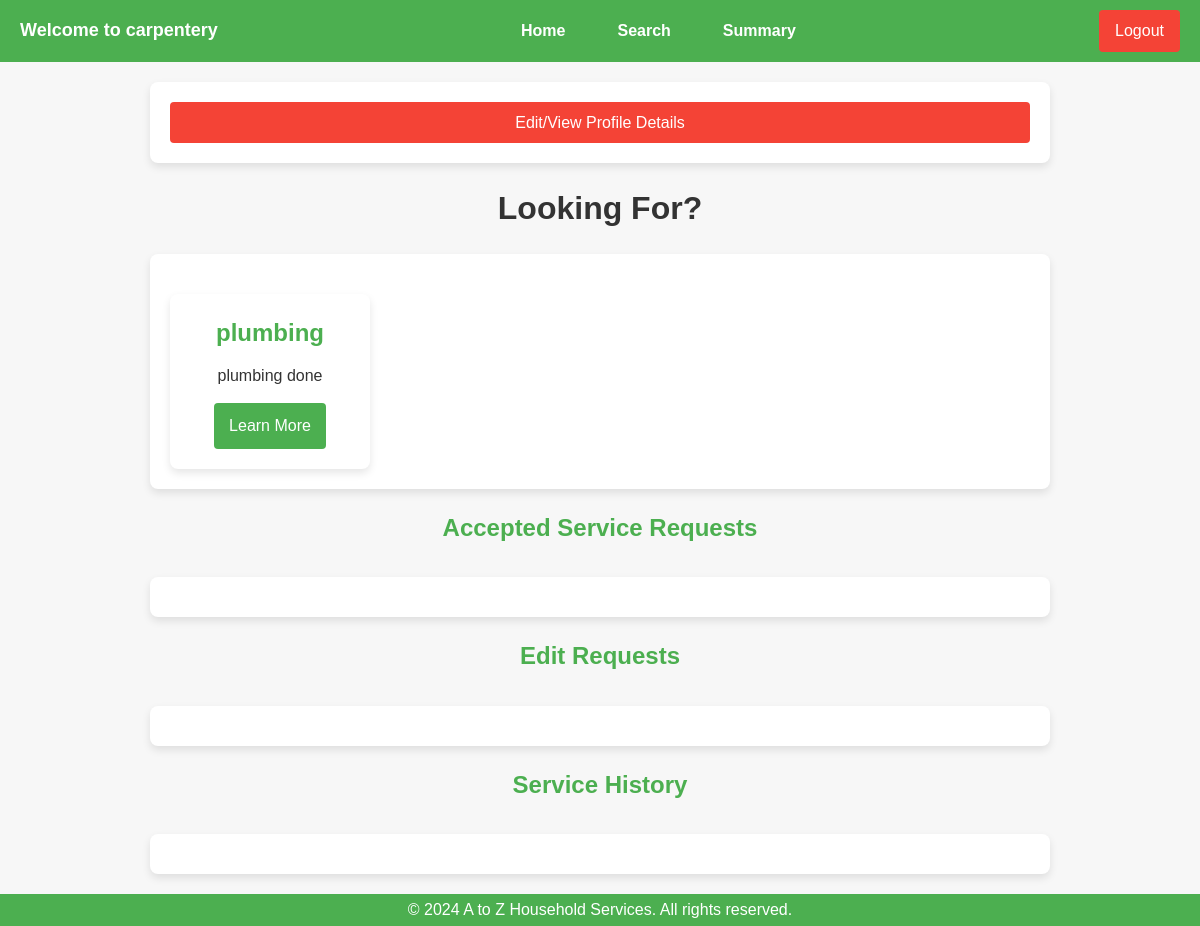
The app's page /dashboard/3/carpentery, older data.
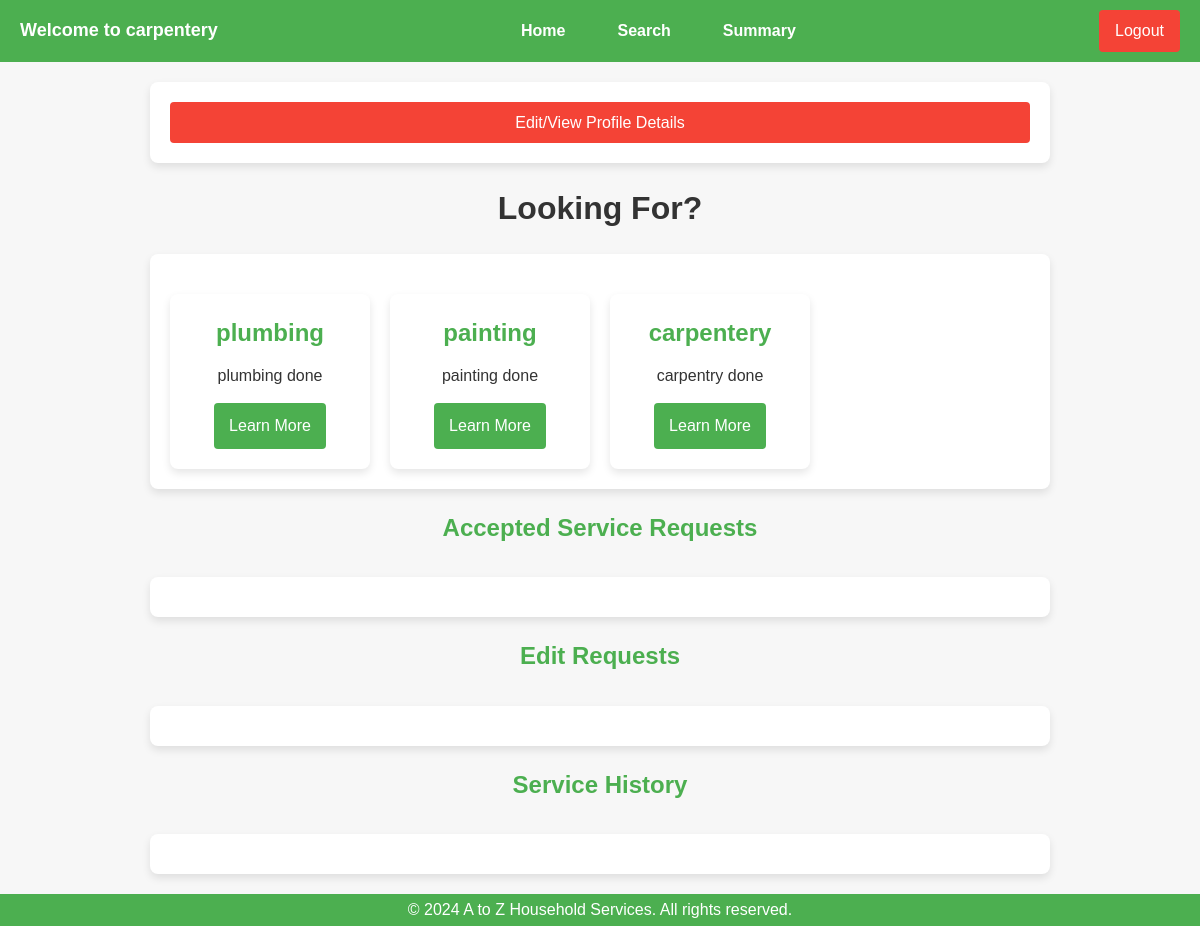
The same page, newer data.
### backend/models.py (models this page shows)
class Service(db.Model):
    __tablename__ = 'services'
    id = db.Column(db.Integer, primary_key=True)
    name = db.Column(db.String(120), nullable=False)
    price = db.Column(db.Float, nullable=False)
    time_required = db.Column(db.String(50), nullable=False)  # e.g., "2 hours"
    description = db.Column(db.Text, nullable=True)

### backend/controllers.py (the view, shortened to what this page needs)
@app.route("/dashboard/<id>/<name>")
def dashboard(id,name):
    services = get_services()
    reqs = get_service_requests_for_user(id)
    return render_template("dashboard.html",name=name,id=id,services=services,reqs=reqs)

### backend/controllers.py (called while the page is built)
def get_services():
    services = Service.query.all()
    return services

def get_service_requests_for_user(uid):
    serv_reqs = (
        db.session.query(ServiceRequest)
        .join(Customer, ServiceRequest.customer_id == Customer.id)
        .filter(Customer.id == uid)
        .all()
    )
    for req in serv_reqs:
        print(req)
        req.prof = get_professional(req.professional_id)
        req.service = get_service(req.service_id)
        print(req.prof,req.service)
    return serv_reqs

### templates/dashboard.html (shortened to what this page needs)
<!DOCTYPE html>
<html lang="en">
<head>
    <link rel="stylesheet" href="/static/main.css">
</head>
<body>
<nav class="navbar">
    <div class="navbar-left">
        <span>Welcome to {{name}}</span>
    </div>
    <ul class="navbar-links">
        <li><a href="/dashboard/{{id}}/{{name}}">Home</a></li>
        <li><a href="/search/{{id}}/{{name}}">Search</a></li>
        <li><a href="/customer/summary/{{id}}/{{name}}">Summary</a></li>
    </ul>
    <div class="navbar-right">
        <a href="/" class="btn btn-logout">Logout</a>
    </div>
</nav>
<div class="my-container">
    <a href="/editprofile/{{id}}" class="btn-secondary">Edit/View Profile Details</a>
</div>
<div class="center">
    <h1>Looking For?</h1>
</div>
<div class="my-container">
    <div class="card-container">
    {%if services%}
    {%for service in services%}
        <div class="card">
            <h3>{{service.name}}</h3>
            <p>{{service.description}}</p>
            <a href="/booking/{{name}}/{{id}}/{{service.id}}" class="btn btn-primary">Learn More</a>
        </div>
    {%endfor%}
    {%endif%}
    </div>
</div>
<h3>Accepted Service Requests</h3>
<main class="my-container">
</main>
<h3>Edit Requests</h3>
<main class="my-container">
</main>
<h3>Service History</h3>
<main class="my-container" >
</main>
<footer>
    <p>&copy; 2024 A to Z Household Services. All rights reserved.</p>
</footer>
</body>
</html>

Row changes from the older to the newer data that the page shows:
added Service: name "carpentery", description "carpentry done"
added Service: name "painting", description "painting done"
Text that changed along with them:
{{ name }}: "carpentery" → (not shown)
